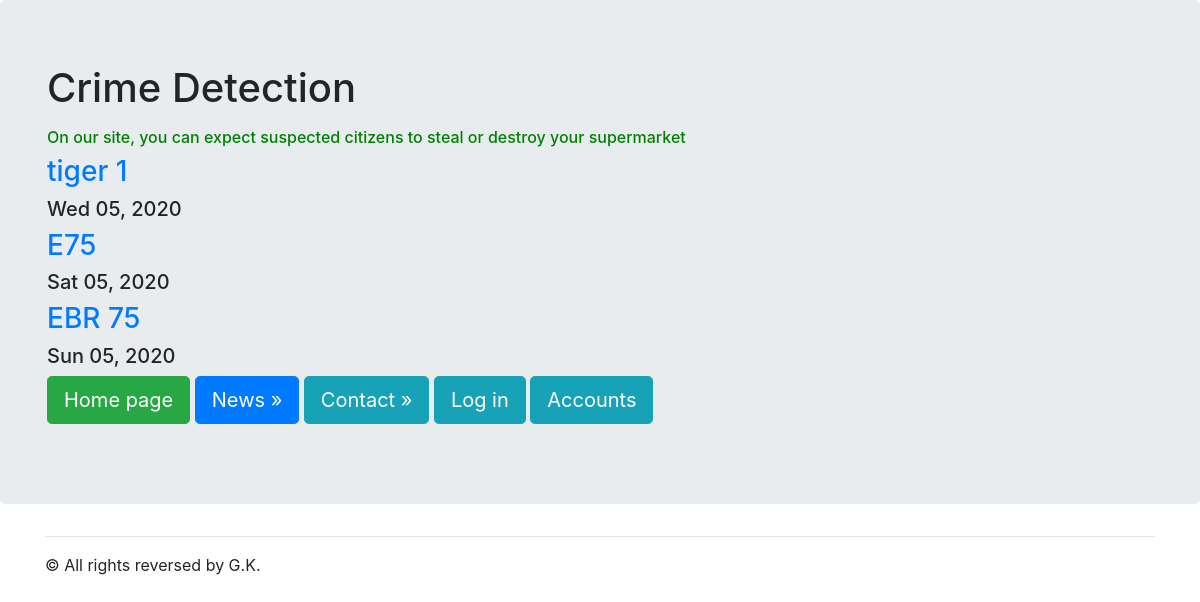
Before: /news/ with the older database file.
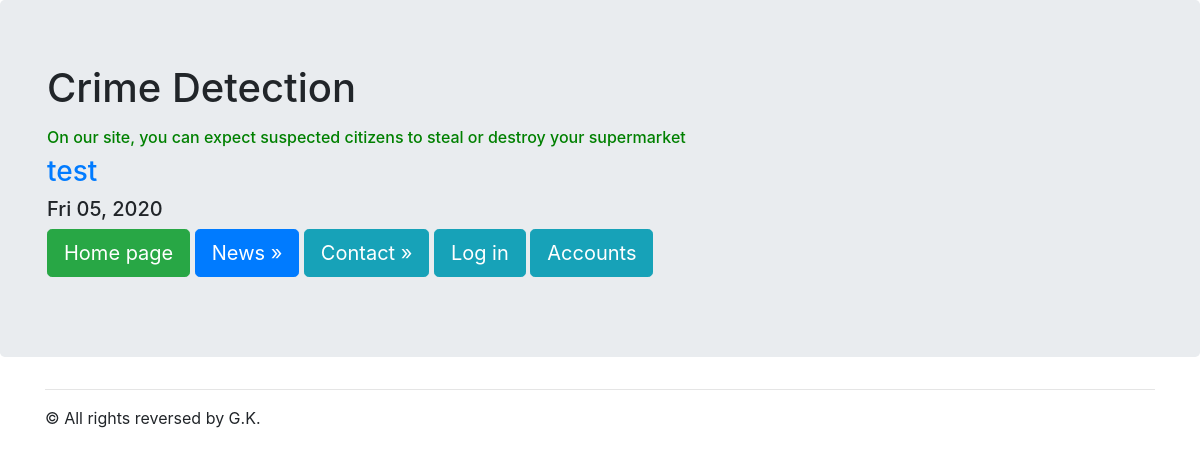
After: the same page with the newer database file.
### news/models.py (models this page shows, shortened)
class Articles(models.Model):
    title = models.CharField(max_length=120)
    post = models.TextField()
    date = models.DateTimeField()
    image=models.ImageField(null=True, blank=True,upload_to="images/")
    objects = models.Manager()
    def bit (self):
        if self.image:
            return u'<img src="%s" width="70"/>'% self.article_image.url
        else:
            return u'(none)'
    bit.allow_tags = True

### news/templates/news/posts.html
{% extends "mainApp/wrapper.html" %}
{% block content %}
    {% for post in object_list %}
    <a href="/news/{{post.id}}"><h3>{{post.title}}</h3></a>
    <h5>{{post.date|date:"D m, Y"}}</h5>
    {% endfor %}
{% endblock %}

### mainApp/templates/mainApp/wrapper.html (shortened to what this page needs)
<!DOCTYPE html>
<html lang="en">
<head>
  {% load static %}
  <link rel="stylesheet" href="{% static 'css/bootstrap.min.css' %}" type="text/css">
</head>
<body>
  <div class="jumbotron">
    <div class="container">
      <h1>{% include "mainApp/includes/some_html.html" %}</h1>
      {% block content %}
      {% endblock %}
      <p>
        <a href="/" class="btn btn-success btn-lg">Home page</a>
        <a href="/news" class="btn btn-primary btn-lg">News &raquo;</a>
        <a href="/contact" class="btn btn-info btn-lg">Contact &raquo;</a>
       <a href="/login in/admin" class="btn btn-info btn-lg">Log in</a>
        <a href="/account/login" class="btn btn-info btn-lg">Accounts</a>
      </p>
    </div>
  </div>
  <div class="container">
    <hr>
    &copy;  All rights reversed by G.K.
  </div>
</body>
</html>

### mainApp/templates/mainApp/includes/some_html.html
{% block content %}
<p> Crime Detection</p>
<div style="color: green !important; font-size: medium;">
    On our site, you can expect suspected citizens to steal or destroy your supermarket
</div>
{% endblock %}

Changed rows visible on the page:
removed Articles: title "tiger 1", date "Wed 05, 2020"
removed Articles: title "E75", date "Sat 05, 2020"
removed Articles: title "EBR 75", date "Sun 05, 2020"
added Articles: title "test", date "Fri 05, 2020"
